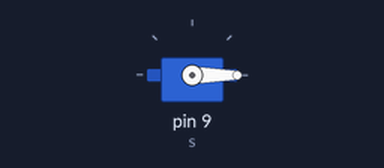
This sketch was run on a simulated Arduino Uno, built with avr-gcc and run on an emulated ATmega328P. Parts: servo.

Above: at 0.05 s.
At 1.25 s:
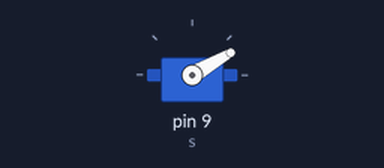
At 2.5 s:
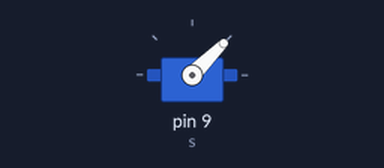
At 5.0 s:
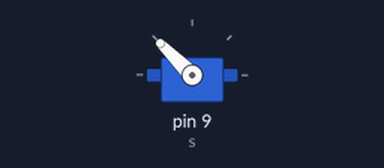
Timing chart, 0 to 6.5 s (numbered marks = the images above):
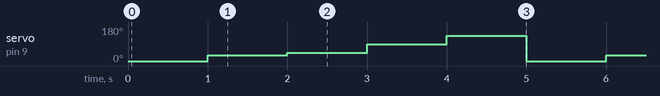

Measured:
- by itself, servo on pin 9 (s): repeats every 5.0 s: 45° 1.0 s, 90° 1.0 s, 135° 1.0 s, 0° 1.0 s, 30° 1.0 s

The sketch:

gear.ino
```cpp
#include<Servo.h>
Servo s;
int pos[]={0,30,45,90,135};
void setup() {
  // put your setup code here, to run once:
  s.attach(9,500,2500);
  s.write(0);
}

void loop() {
  // put your main code here, to run repeatedly:
  for (int i=0;i<5;i++){
    s.write(pos[i]);
    delay(1000);
  }
}
```
